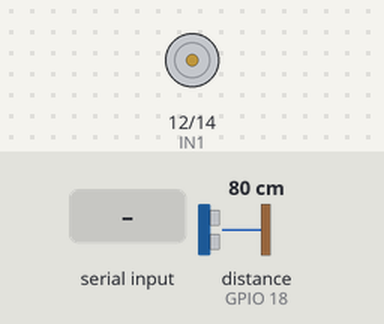
A sketch run on a simulated ESP32. On the bench: motor-driver pin pairs drawn as motors (green arrow = first pin HIGH = forward, orange = second pin HIGH = backward, longer = more drive). Wiring (inferred from the names in the program): ultrasonic range finder: trigger GPIO 5; echo GPIO 18. The test bench sets the inputs (shaded band); at power-on: distance to the obstacle (sensor on GPIO 18) 80 cm. The echo pulse lasts 58.3 µs per cm; what the sketch prints to the serial monitor is not drawn.

Above: at 1.2 s.
1.3 s: "F" received over Serial
At 2.0 s:
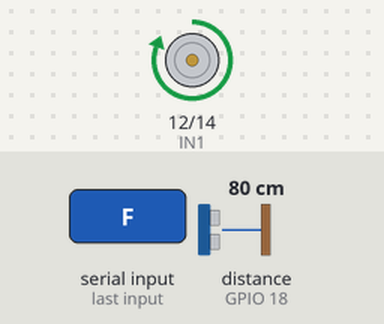
2.8 s: "S" received over Serial
At 4.1 s:
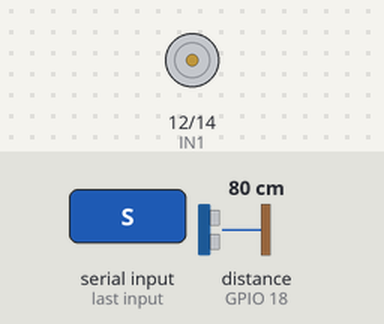
Timing chart, 0 to 5.8 s (numbered marks = the images above; inputs shaded):
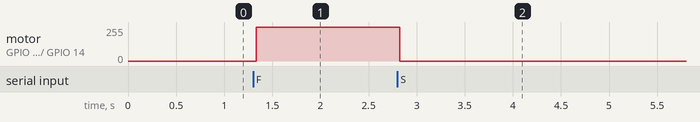

Measured:
- after the input at 1.3 s, motor on GPIO 12 (IN1) / GPIO 14 (IN2): stopped → forward 255/255 at once
- after the input at 2.8 s, motor on GPIO 12 (IN1) / GPIO 14 (IN2): forward 255/255 → stopped at once

The sketch:

esp32_obstacle_avoider.ino
```cpp
const int TRIG_PIN = 5;
const int ECHO_PIN = 18;
const int IN1 = 12;
const int IN2 = 14;

void setup() {
  Serial.begin(115200);
  pinMode(TRIG_PIN, OUTPUT);
  pinMode(ECHO_PIN, INPUT);
  pinMode(IN1, OUTPUT);
  pinMode(IN2, OUTPUT);
  digitalWrite(IN1, LOW);
  digitalWrite(IN2, LOW);
}

void loop() {
  digitalWrite(TRIG_PIN, LOW);
  delayMicroseconds(2);
  digitalWrite(TRIG_PIN, HIGH);
  delayMicroseconds(10);
  digitalWrite(TRIG_PIN, LOW);

  long duration = pulseIn(ECHO_PIN, HIGH, 30000);
  float distance = duration * 0.034 / 2;

  Serial.println(distance);

  if (Serial.available() > 0) {
    char cmd = Serial.read();
    if (cmd == 'S') {
      digitalWrite(IN1, LOW);
      digitalWrite(IN2, LOW);
    }
    else if (cmd == 'F') {
      digitalWrite(IN1, HIGH);
      digitalWrite(IN2, LOW);
    }
  }
  delay(50);
}
```
